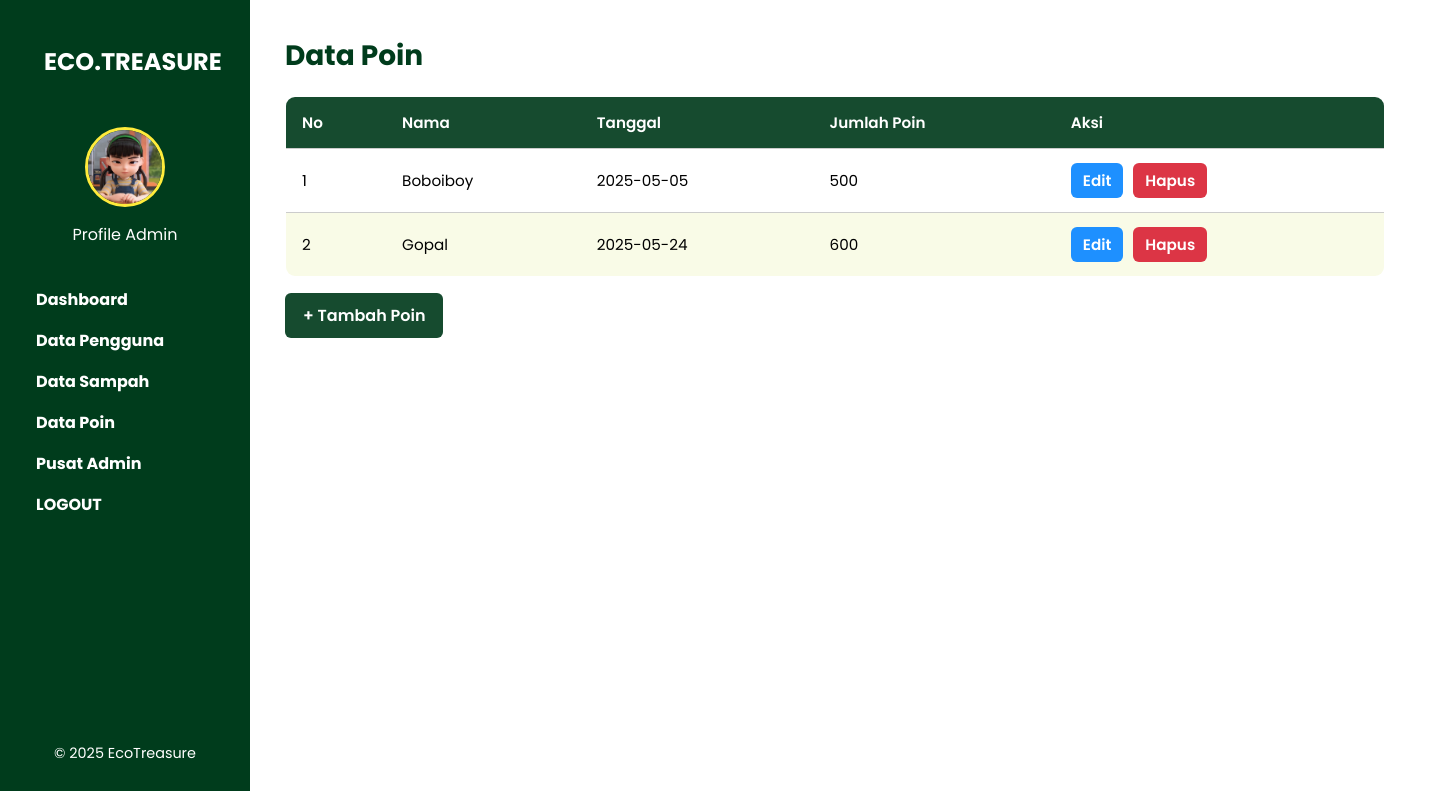
/pages/poin.php, run on the app's committed database.
### tables this page shows
CREATE TABLE `poin` (
  `id` int(11) NOT NULL,
  `nama` varchar(100) NOT NULL,
  `poin` int(11) NOT NULL,
  `tanggal` date NOT NULL
);

### pages/poin.php (the view, shortened to what this page needs)
<?php
include '../includes/layout.php';
include '../includes/db.php';
$query = "SELECT * FROM poin";
$result = mysqli_query($conn, $query);
?>
<div class="main-content">
  <h2>Data Poin</h2>
  <table>
    <thead>
      <tr>
        <th>No</th>
        <th>Nama</th>
        <th>Tanggal</th>
        <th>Jumlah Poin</th>
        <th>Aksi</th>
      </tr>
    </thead>
    <tbody>
      <?php
      $no = 1;
      while ($row = mysqli_fetch_assoc($result)) {
          echo "<tr>
                  <td>{$no}</td>
                  <td>{$row['nama']}</td>
                  <td>{$row['tanggal']}</td>
                  <td>{$row['poin']}</td>
                  <td>
                    <a href='../progres/update_poin.php?id={$row['id']}' class='btn-action btn-edit'>Edit</a>
                    <a href='../progres/delete_poin.php?id={$row['id']}' class='btn-action btn-delete' onclick=\"return confirm('Yakin?')\">Hapus</a>
                  </td>
                </tr>";
          $no++;
      }
      ?>
    </tbody>
  </table>
  <a href="../progres/tambah_poin.php" class="btn">+ Tambah Poin</a>
</div>

### includes/layout.php (style rules this page uses)
:root { --green-dark: #003c1c; --green-light: #164b2f; --yellow-soft: #f9fbe7; --yellow: #ffeb3b; --white: #ffffff; --black: #1f1f1f; --grey-border: #ccc; }
* { margin: 0; padding: 0; box-sizing: border-box; }
body { display: flex; min-height: 100vh; font-family: 'Poppins', sans-serif; position: relative; }
.main-content { margin-left: 250px; padding: 2rem; min-height: 100vh; background-color: var(--white); box-sizing: border-box; font-family: 'Poppins', sans-serif; }

### pages/poin.php (style rules this page uses)
body { font-family: 'Poppins', sans-serif; }
.main-content { padding: 35px; }
.main-content h2 { font-size: 1.75rem; margin-bottom: 1.2rem; color: var(--green-dark); }
table { width: 100%; min-width: 1100px; border-collapse: collapse; background-color: var(--white); border: 1px solid var(--green-dark); border-radius: 10px; overflow: hidden; }
th, td { padding: 14px 16px; text-align: left; border-bottom: 1px solid var(--grey-border); font-size: 0.95rem; }
th { background-color: var(--green-light); color: var(--white); font-weight: 600; }
tr:nth-child(even) { background-color: var(--yellow-soft); }
.btn-action { padding: 6px 12px; border-radius: 6px; font-weight: 600; text-decoration: none; color: white; margin-right: 6px; display: inline-block; transition: background-color 0.3s ease; }
.btn-edit { background-color: #1E90FF; }
.btn-delete { background-color: #dc3545; }
.btn { display: inline-block; margin-top: 16px; background-color: var(--green-light); color: var(--white); padding: 10px 18px; border-radius: 6px; font-weight: 600; text-decoration: none; transition: background-color 0.3s; }

### data on the page
poin: nama "Boboiboy", tanggal "2025-05-05", poin "500"
poin: nama "Gopal", tanggal "2025-05-24", poin "600"
